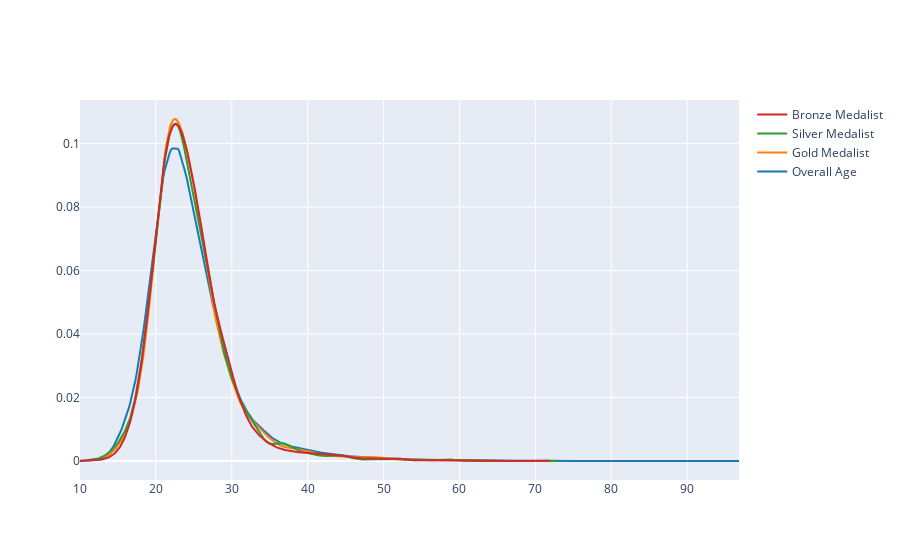

Source (notebook cell):
### Code cell
fig = ff.create_distplot([x1,x2,x3,x4],['Overall Age', 'Gold Medalist', 'Silver Medalist','Bronze Medalist'],show_hist=False,show_rug=False)
fig.show()

### Figure 1 — Plotly figure (JSON) as saved in the notebook; plotly's stock layout.template omitted (floating-point values rounded to 4 significant figures; data arrays with more than 128 entries replaced by an {"elided": "..."} marker saying what was removed)
{"data": [{"legendgroup": "Overall Age", "marker": {"color": "rgb(31, 119, 180)"}, "mode": "lines", "name": "Overall Age", "showlegend": true, "type": "scatter", "x": {"elided": "500 float values"}, "xaxis": "x", "y": {"elided": "500 float values"}, "yaxis": "y"}, {"legendgroup": "Gold Medalist", "marker": {"color": "rgb(255, 127, 14)"}, "mode": "lines", "name": "Gold Medalist", "showlegend": true, "type": "scatter", "x": {"elided": "500 float values"}, "xaxis": "x", "y": {"elided": "500 float values"}, "yaxis": "y"}, {"legendgroup": "Silver Medalist", "marker": {"color": "rgb(44, 160, 44)"}, "mode": "lines", "name": "Silver Medalist", "showlegend": true, "type": "scatter", "x": {"elided": "500 float values"}, "xaxis": "x", "y": {"elided": "500 float values"}, "yaxis": "y"}, {"legendgroup": "Bronze Medalist", "marker": {"color": "rgb(214, 39, 40)"}, "mode": "lines", "name": "Bronze Medalist", "showlegend": true, "type": "scatter", "x": {"elided": "500 float values"}, "xaxis": "x", "y": {"elided": "500 float values"}, "yaxis": "y"}], "layout": {"barmode": "overlay", "hovermode": "closest", "legend": {"traceorder": "reversed"}, "xaxis": {"anchor": "y2", "domain": [0, 1], "zeroline": false}, "yaxis": {"anchor": "free", "domain": [0, 1], "position": 0}}}
